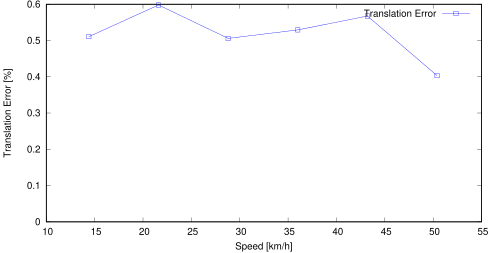

Write the gnuplot code that produced this figure.
set term postscript eps enhanced color
set output "14_pose_ts.eps"
set size ratio 0.5
set yrange [0:*]
set xlabel "Speed [km/h]"
set ylabel "Translation Error [%]"
plot "14_pose_ts.txt" using ($1*3.6):($2*100) title 'Translation Error' lc rgb "#0000FF" pt 4 w linespoints
